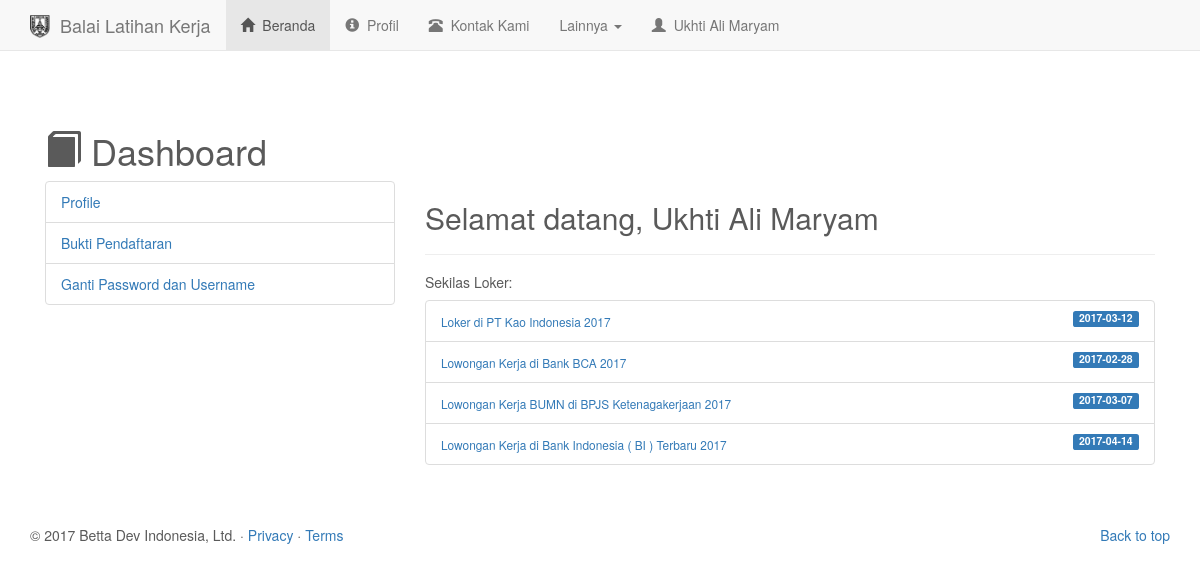
The app's page /user/dashboard.php (signed in) with its own data.
### tables this page shows
CREATE TABLE IF NOT EXISTS `peserta` (
  `id_peserta` int(11) NOT NULL AUTO_INCREMENT,
  `nama` varchar(100) NOT NULL,
  `id_kejuruan` int(11) NOT NULL,
  `nik` varchar(100) NOT NULL,
  `ttl` text NOT NULL,
  `jk` enum('pria','wanita') NOT NULL,
  `id_agama` int(11) NOT NULL,
  `skawin` enum('Menikah','Belum') NOT NULL,
  `id_pendidikan` int(11) NOT NULL,
  `alamat` varchar(50) NOT NULL,
  `telp` varchar(25) NOT NULL,
  `p_kursus` text,
  `p_kerja` text,
  `nama_ortu` varchar(50) NOT NULL,
  `pk_ortu` varchar(30) NOT NULL,
  `alamat_ortu` varchar(100) NOT NULL,
  `ijazah` varchar(450) NOT NULL,
  `ktp` varchar(450) NOT NULL,
  `tanggalDaftar` date NOT NULL,
  `status_peserta` enum('0','1') NOT NULL,
  PRIMARY KEY (`id_peserta`),
  KEY `id_kejuruan` (`id_kejuruan`),
  KEY `id_agama` (`id_agama`),
  KEY `id_pendidikan` (`id_pendidikan`)
);

CREATE TABLE IF NOT EXISTS `loker` (
  `idLoker` int(11) NOT NULL AUTO_INCREMENT,
  `judulLoker` varchar(255) NOT NULL,
  `deskripsi` text NOT NULL,
  `closingDate` date NOT NULL,
  `tanggalUpload` date NOT NULL,
  `tanggalEdit` date DEFAULT NULL,
  `idAdmin` int(11) NOT NULL,
  PRIMARY KEY (`idLoker`),
  KEY `idAdmin` (`idAdmin`)
);

### user/config/function.php (called while the page is built, shortened)
<?php
function getAllLoker(){
	$query = "SELECT * FROM `loker`";
	$sql = mysql_query($query);
	$data = array();
	while ($result = mysql_fetch_assoc($sql)) {
		$data[] = $result;
	}
	return $data;
}
function getRowOfLoker(){
	$query = "SELECT * FROM `loker`";
	$sql = mysql_query($query);
	$result = mysql_num_rows($sql);
	return $result;
}
function getPeserta($id){
	$query = "SELECT * FROM peserta WHERE id_peserta='$id'";
	$sql = mysql_query($query);
	$result = mysql_fetch_assoc($sql);
	return $result;
}
?>

### user/templates/dashboard-container.php (the view)
<div class="starter-template">
	<h1><i class="glyphicon glyphicon-book"></i> Dashboard</h1>
	<div class="row">
		<?php require '_sideBar.php'; ?>
		<div class="col-lg-8 col-md-9 col-sm-8">
			<h2>Selamat datang, <?= $peserta['nama'] ?></h2>
			<hr>
			<h5>Sekilas Loker: </h5>
			<ul class="list-group">
			<?php if (getRowOfLoker() === 0) { ?>
				<small>Maaf, tidak ada loker.</small>
			<?php
			} else {
				foreach ($lokers as $info) {
			?>
				<li class="list-group-item">
					<span class="label label-primary pull-right"><?= $info['closingDate'] ?></span>
					<a href="loker?detailLoker=<?= $info['idLoker'] ?>"><small><?= $info['judulLoker'] ?></small></a>&nbsp;
				</li>
			<?php } } ?>
			</ul>
		</div>
	</div>
</div>

### user/templates/header2.php (shortened to what this page needs)
<!DOCTYPE html>
<html lang="en">
  <head>
    <link href="http://localhost/project_blk/v.1.0.3/node_modules/bootstrap/dist/css/bootstrap.min.css" rel="stylesheet">
    <link rel="stylesheet" href="http://localhost/project_blk/v.1.0.3/libs/fonts/css/font-awesome.min.css">
    <link href="./libs/style.css" rel="stylesheet">
  </head>
  <body>
    <nav class="navbar navbar-default navbar-static-top">
          <div class="container">
            <div class="navbar-header">
              <a class="navbar-brand" href="./">
                <img src="./libs/photos/icon_blk.png" alt="Balai Latihan Kerja" class="pull-left" style="width:20px;height:23px;"> &nbsp; Balai Latihan Kerja
              </a>
            </div>
            <div id="navbar" class="navbar-collapse collapse">
              <ul class="nav navbar-nav">
                <li class="active">
                  <a href="./"><i class="glyphicon glyphicon-home"></i>&nbsp; Beranda</a>
                </li>
                <li>
                  <a href="./profil"><i class="glyphicon glyphicon-info-sign"></i>&nbsp; Profil</a>
                </li>
                <li>
                  <a href="./contact"><i class="glyphicon glyphicon-phone-alt"></i>&nbsp; Kontak Kami</a>
                </li>
                <li class="dropdown">
                  <a href="#" class="dropdown-toggle" data-toggle="dropdown" role="button" aria-haspopup="true" aria-expanded="false">Lainnya <span class="caret"></span></a>
                </li>
                <li>
                  <a href="./dashboard">
                  <i class="glyphicon glyphicon-user"></i>&nbsp; <?= $peserta['nama']; ?></a>
                </li>
              </ul>
            </div>
          </div>
        </nav>
    <div class="container">

### user/libs/style.css (style rules this page uses)
body { padding-bottom: 40px; color: #5a5a5a; }
.starter-template { padding: 40px 15px; }

### records on screen
peserta: nama "Ukhti Ali Maryam"
loker: closingDate "2017-03-12", judulLoker "Loker di PT Kao Indonesia 2017"
loker: closingDate "2017-02-28", judulLoker "Lowongan Kerja di Bank BCA 2017"
loker: closingDate "2017-03-07", judulLoker "Lowongan Kerja BUMN di BPJS Ketenagakerjaan 2017"
loker: closingDate "2017-04-14", judulLoker "Lowongan Kerja di Bank Indonesia ( BI ) Terbaru 2017"
